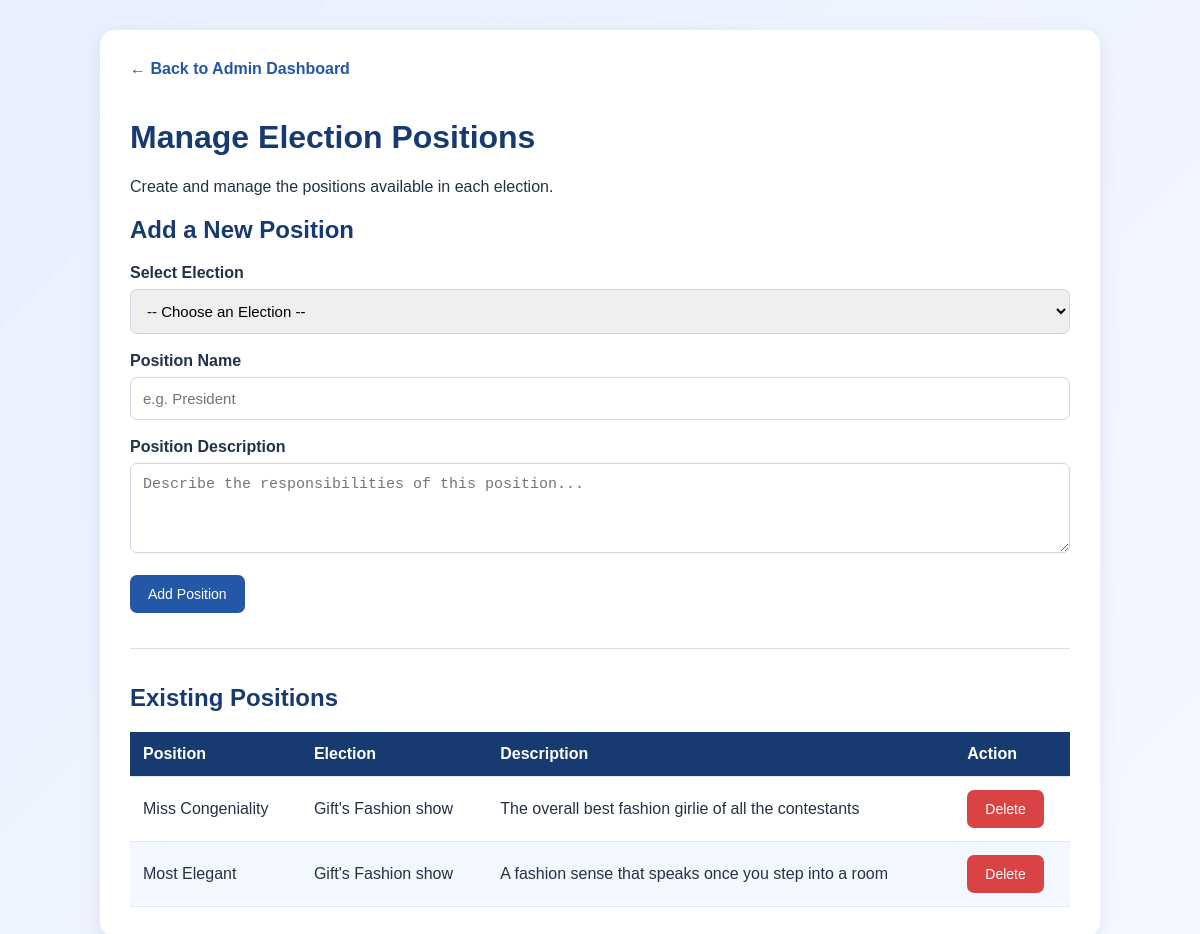
The page /admin/manage_positions.php (signed in) on the database its author committed.
### tables this page shows
CREATE TABLE IF NOT EXISTS `election_positions` (
  `position_id` int NOT NULL AUTO_INCREMENT,
  `election_id` int NOT NULL,
  `position_name` varchar(100) NOT NULL,
  `description` text,
  `created_at` timestamp NULL DEFAULT CURRENT_TIMESTAMP,
  PRIMARY KEY (`position_id`),
  UNIQUE KEY `unique_position_per_election` (`election_id`,`position_name`)
);

CREATE TABLE IF NOT EXISTS `elections` (
  `election_id` int NOT NULL AUTO_INCREMENT,
  `title` varchar(150) NOT NULL,
  `description` text,
  `start_date` datetime NOT NULL,
  `end_date` datetime NOT NULL,
  `status` enum('upcoming','ongoing','completed') DEFAULT 'upcoming',
  `created_by` int NOT NULL,
  `created_at` timestamp NULL DEFAULT CURRENT_TIMESTAMP,
  PRIMARY KEY (`election_id`),
  KEY `created_by` (`created_by`)
);

### admin/manage_positions.php (the view, shortened to what this page needs)
<?php
require_once "../includes/db.php";
$positions = $conn->query(
    "SELECT ep.position_id, ep.position_name, ep.description,
            e.title AS election_title
     FROM election_positions ep
     JOIN elections e ON ep.election_id = e.election_id
     ORDER BY ep.position_id DESC"
);
?>
<!DOCTYPE html>
<html lang="en">
<head>
</head>
<body>
<div class="container">
<a href="dashboard.php" class="back-link">← Back to Admin Dashboard</a>
<h1>Manage Election Positions</h1>
<p>Create and manage the positions available in each election.</p>
<h2>Add a New Position</h2>
<form method="POST">
<div class="form-group">
<label>Select Election</label>
<select name="election_id" required>
<option value="">-- Choose an Election --</option>
</select>
</div>
<div class="form-group">
<label>Position Name</label>
<input type="text" name="position_name"
                   placeholder="e.g. President" maxlength="100" required>
</div>
<div class="form-group">
<label>Position Description</label>
<textarea name="description"
                      placeholder="Describe the responsibilities of this position..."></textarea>
</div>
<button type="submit" name="add_position">
            Add Position
</button>
</form>
<hr style="margin: 35px 0; border: 0; border-top: 1px solid #ddd;">
<h2>Existing Positions</h2>
<div class="table-wrapper">
<table>
<thead>
<tr>
<th>Position</th>
<th>Election</th>
<th>Description</th>
<th>Action</th>
</tr>
</thead>
<tbody>
<?php if ($positions->num_rows > 0): ?>
<?php while ($position = $positions->fetch_assoc()): ?>
<tr>
<td>
<?php echo htmlspecialchars($position['position_name']); ?>
</td>
<td>
<?php echo htmlspecialchars($position['election_title']); ?>
</td>
<td>
<?php echo htmlspecialchars($position['description'] ?? ''); ?>
</td>
<td>
<form method="POST"
                                      onsubmit="return confirm('Are you sure you want to delete this position?');">
<button type="submit" name="delete_position"
                                            class="delete-btn">
                                        Delete
</button>
</form>
</td>
</tr>
<?php endwhile; ?>
<?php else: ?>
<tr>
<td colspan="4">No positions have been created yet.</td>
</tr>
<?php endif; ?>
</tbody>
</table>
</div>
</div>
</body>
</html>

### admin/manage_positions.php (style rules this page uses)
* { box-sizing: border-box; }
body { font-family: Arial, sans-serif; background: linear-gradient(135deg, #e8f0ff, #f5f8ff); margin: 0; padding: 30px 15px; color: #243247; }
.container { max-width: 1000px; margin: auto; background: white; padding: 30px; border-radius: 15px; box-shadow: 0 5px 20px rgba(0,0,0,0.08); }
h1, h2 { color: #173b70; }
.form-group { margin-bottom: 18px; }
label { display: block; margin-bottom: 7px; font-weight: bold; }
input, select, textarea { width: 100%; padding: 12px; border: 1px solid #ccd5e2; border-radius: 7px; font-size: 15px; }
textarea { resize: vertical; min-height: 90px; }
button { background: #2457a6; color: white; padding: 11px 18px; border: none; border-radius: 7px; cursor: pointer; font-size: 14px; }
.delete-btn { background: #d94343; }
.table-wrapper { overflow-x: auto; margin-top: 20px; }
table { width: 100%; border-collapse: collapse; min-width: 600px; }
th, td { padding: 13px; text-align: left; border-bottom: 1px solid #e2e8f0; }
th { background: #173b70; color: white; }
tr:nth-child(even) { background: #f3f7ff; }
.back-link { display: inline-block; margin-bottom: 20px; color: #2457a6; text-decoration: none; font-weight: bold; }

### rows shown on the page
election_positions: position_name "Miss Congeniality", election.title "Gift's Fashion show", description "The overall best fashion girlie of all the contestants"
election_positions: position_name "Most Elegant", election.title "Gift's Fashion show", description "A fashion sense that speaks once you step into a room"
